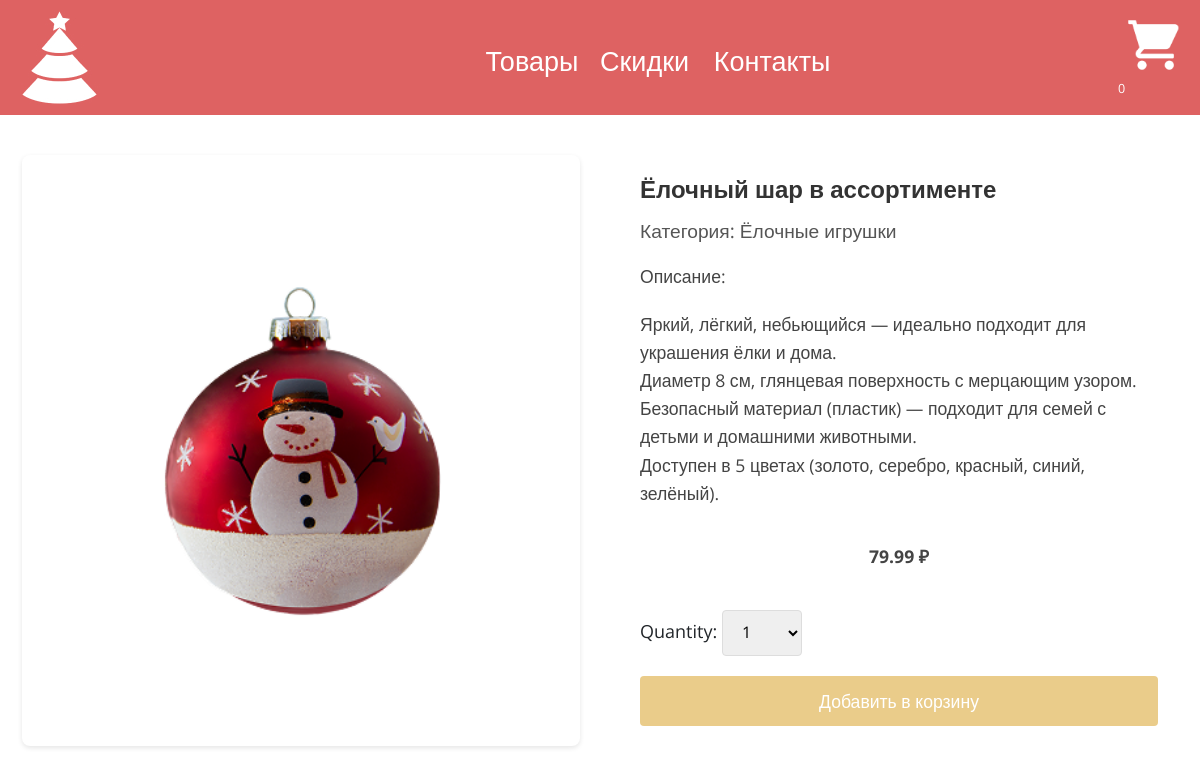
Screenshot of /shop/yolochnyj-shar/ with the database file from the repository.
### main/models.py (models this page shows, shortened)
class Product(models.Model):
    category = models.ForeignKey(Category,
                                 related_name='products',
                                 on_delete=models.CASCADE)
    name = models.CharField(max_length=27)
    slug = models.SlugField(max_length=50)
    image = models.ImageField(upload_to='products/%Y/%m/%d',
                              blank=True)
    description = models.TextField(blank=True)
    price = models.DecimalField(max_digits=10,
                                decimal_places=2)
    available = models.BooleanField(default=True)
    created = models.DateTimeField(auto_now_add=True)
    updated = models.DateTimeField(auto_now=True)
    discount = models.DecimalField(default=0.00, max_digits=4,
                                   decimal_places=2)
    class Meta:
        ordering = ['name']
        indexes = [
            models.Index(fields=['id', 'slug']),
            models.Index(fields=['name']),
            models.Index(fields=['-created']),
        ]

class Category(models.Model):
    name = models.CharField(max_length=20,
                            unique=True)
    slug = models.SlugField(max_length=20,
                            unique=True)
    class Meta:
        ordering = ['name']
        indexes = [models.Index(fields=['name'])]
        verbose_name = 'category'
        verbose_name_plural = 'categories'
    def __str__(self):
        return self.name

### main/views.py (the view)
# urls.py: path('shop/<slug:slug>/', views.product_detail,
def product_detail(request, slug):
    product = get_object_or_404(Product,
                                slug=slug,
                                available=True)
    cart_product_form = CartAddProductForm
    return render(request,
                  'main/product/detail.html',
                  {'product': product,
                   'cart_product_form' : cart_product_form
                   })

### cart/cart.py (called while the page is built)
    def __len__(self):
        return sum(item['quantity'] for item in self.cart.values())

### cart/context_processors.py (called while the page is built)
def cart(request):
    return{'cart' : Cart(request)}

### main/templates/main/product/detail.html (shortened to what this page needs)
{% extends 'main/base.html' %}
{% load static %}
{% block content %}
    <div class="detail-product">
        <div class="detail-img">
            <img src="{% if product.image %}{{ product.image.url }}{% endif %}" alt="" class="detail-image" height="400" width="400">
        </div>
        <div class="detail-description">
            <h2>{{ product.name }}</h2>
            <h3>Категория: {{ product.category }}</h3>
            <p>Описание: {{ product.description|linebreaks }}</p>
            {% if product.discount %}
                <div class="cart-discount">
                    <p class="line">{{ product.price }} ₽</p>
                    <p>{{ product.sell_price }} ₽</p>
                </div>
            {% else %}
                <p class="price">{{ product.price }} ₽</p>
            {% endif %}
            <form action="{% url "cart:cart_add" product.id %}" class="qform" method="post">
                <div class="cart-form">
                    {{ cart_product_form }}
                </div>
                <input type="submit" class="add-to-cart-btn" value="Добавить в корзину">
            </form>
        </div>
    </div>
{% endblock content %}

### main/static/css/base.css (style rules this page uses)
body { font-family: "Open Sans", sans-serif; font-size: 18px; padding: 0; margin: 0; overflow-x:hidden; }
h2 { font-size: 48px; font-weight: 600; }
h3 { font-size: 36px; }
.price { margin-left: 10px; font-size: 20px; margin-bottom: 8px; color: #333; }
.price, .card-discount { padding: 10px 15px; text-align: center; font-size: 1.2rem; font-weight: bold; color: #333; margin-top: auto; }
.detail-product { display: flex; max-width: 1200px; margin: 30px auto; padding: 20px; gap: 40px; }
.detail-img { flex: 1; display: flex; justify-content: center; align-items: center; background: #fff; border-radius: 8px; padding: 20px; box-shadow: 0 2px 5px rgba(0,0,0,0.1); }
.detail-image { max-width: 100%; height: auto; object-fit: contain; }
.detail-description { flex: 1; padding: 20px; }
.detail-description h2 { font-size: 2rem; color: #333; margin-bottom: 15px; }
.detail-description h3 { font-size: 1.2rem; color: #555; margin-bottom: 20px; font-weight: normal; }
.detail-description p { font-size: 1.1rem; line-height: 1.6; color: #444; margin-bottom: 20px; }
.price { font-size: 1.5rem; font-weight: bold; color: #333; margin: 25px 0; }
.qform { margin-top: 30px; }
.cart-form { margin-bottom: 20px; }
.cart-form select, .cart-form input[type="number"] { padding: 10px 15px; font-size: 1rem; border: 1px solid #ddd; border-radius: 4px; width: 100px; }
.add-to-cart-btn { background-color: #EACC8A; color: white; border: none; padding: 12px 25px; font-size: 1.1rem; border-radius: 4px; cursor: pointer; transition: background-color 0.3s; }
.price { font-size: 1.1rem; font-weight: bold; color: #333; }
.detail-product { padding: 10px; }
.detail-description h2 { font-size: 1.5rem; }
.cart-form select, .cart-form input[type="number"] { width: 80px; }
.add-to-cart-btn { width: 100%; }

### rows the page displays
Product: image (picture), name "Ёлочный шар в ассортименте", category "Ёлочные игрушки", description "Яркий, лёгкий, небьющийся — идеально подходит для украшения ёлки и дома. Диаметр 8 см, глянцевая поверхность с мерцающим узором. Безопасный материал (пластик) — подходит для семей с детьми и домашними животными. Доступен в 5 цветах (золото, серебро, красный, синий, зелёный).", price "79.99"
